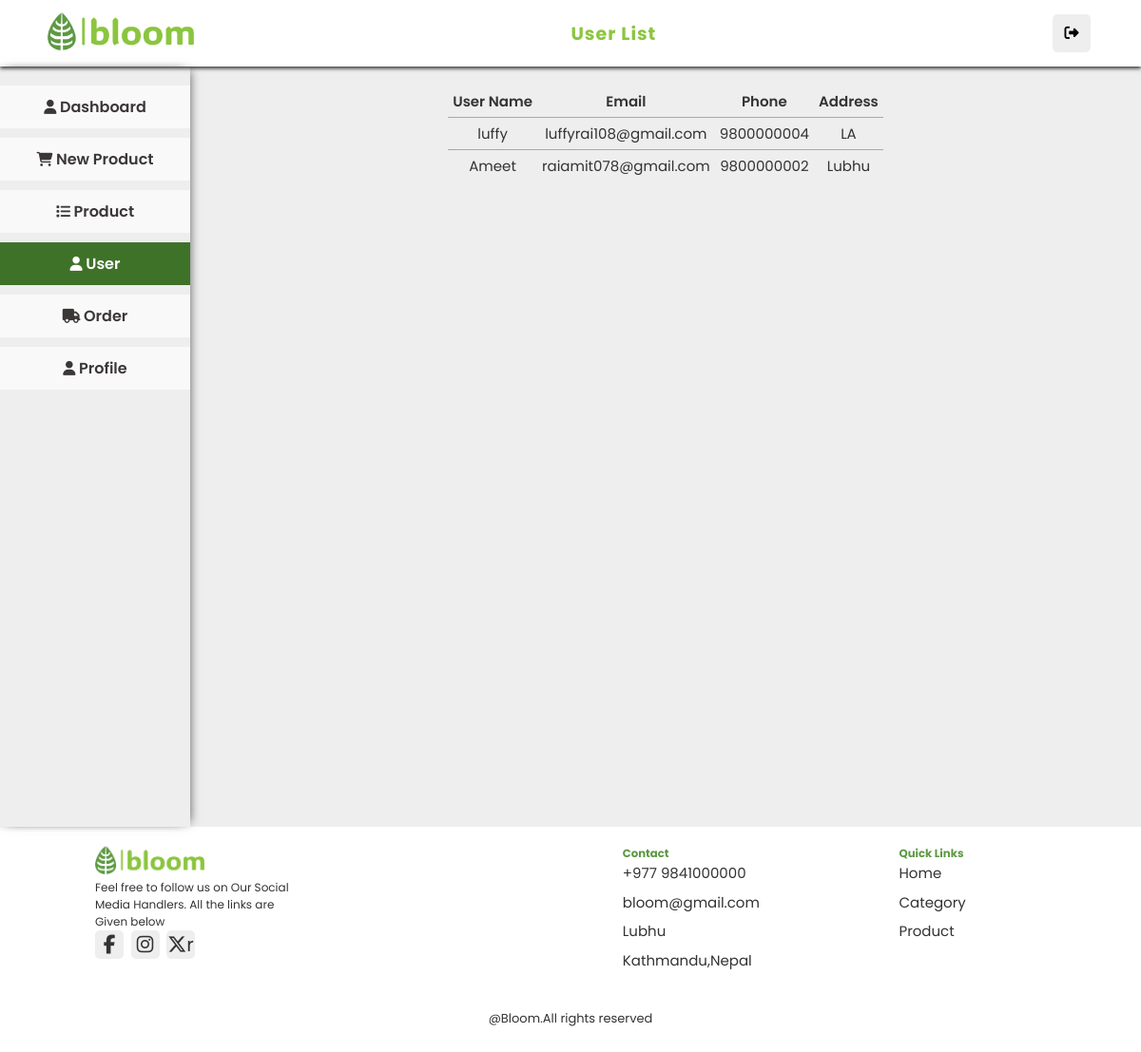
/admin/userlist.php (signed in), run on the app's committed database.
### tables this page shows
CREATE TABLE `user` (
  `user_id` int(100) NOT NULL,
  `name` varchar(120) NOT NULL,
  `email` varchar(255) NOT NULL,
  `password` varchar(255) NOT NULL,
  `address` varchar(100) NOT NULL,
  `phone` bigint(120) NOT NULL
);

### admin/userlist.php (the view, shortened to what this page needs)
<?php
include('../dbconn.php');
$userLoggedIn = isset($_SESSION['admin_id']);
$stmt = $pdo->prepare('SELECT * FROM user ');
$stmt->execute();
$userList = $stmt->fetchAll(PDO::FETCH_ASSOC);
?>
<!DOCTYPE html>
<html lang="en">
<head>
    <link rel="stylesheet" href="admin.css">
</head>
<body>
    <nav class="navbar">
        <div class="logo">
            <a href="index.php">
                <img src="../assets/img/bloom-high-resolution-logo-transparent.png"/>
            </a>
        </div>
        <ul>
            <li><a>User List<a></li>
        </ul>
        <div class="icons">
            <a href="adminLogout.php"> <div class="fa fa-sign-out" id="login-btn"></div></a>
        </div>
    </nav>
    <section class="productPage">
        <div class="product-list">
            <ul>
                <li><a href="admindashboard.php" >
                        <i class="fas fa-user"></i>
                        <span class="nav-item">Dashboard</span>
                    </a></li>
                <li><a href="addProduct.php" >
                <i class="fa-solid fa-cart-shopping"></i>
                        <span class="nav-item">New Product</span>
                    </a></li>
                <li><a href="adminProduct.php" >
                        <i class="fa-solid fa-list"></i>
                        <span class="nav-item">Product</span>
                    </a></li>
                <li><a href="userlist.php" class="active">
                            <i class="fas fa-user"></i>
                            <span class="nav-item">User</span>
                        </a></li>
                <li><a href="orderList.php" >
                <i class="fa-solid fa-truck"></i>
                        <span class="nav-item">Order</span>
                    </a></li>
                <li><a href="adminProfile.php" >
                     <i class="fas fa-user"></i>
                    <span class="nav-item">Profile</span>
                </a></li>
            </ul>
        </div>
        <div class="cart-container">
           <div class="cart-items">
           <?php if ($userLoggedIn && count($userList) > 0): ?>
                <table >
                        <thead>
                            <tr>
                                <th>User Name</th>
                                <th>Email</th>
                                <th>Phone</th>
                                <th>Address</th>
                            </tr>
                        </thead>
                        <tbody>
                            <?php foreach ($userList as $user): ?>
                                <tr data-item-id="<?php echo $item['user_id']; ?>">
                                    <td><?php echo $user['name']; ?></td>
                                    <td><?php echo $user['email']; ?></td>
                                    <td><?php echo $user['phone']; ?></td>
                                    <td><?php echo $user['address']; ?></td>
                            <?php endforeach; ?>
                        </tbody>
                    </table>
                 <?php endif; ?>
                 </div>
        </div>
    </section>
    <footer class="footer">
        <div class="footer_container container grid">
            <div class="footer_logo">
                <img src="../assets/img/bloom-high-resolution-logo-transparent.png"/>
                <p>Feel free to follow us on Our Social <br>Media Handlers. All the links are <br>Given below </p>
                <div class="footer_social">
                    <a href="" class="footer_social-link">
                        <i class="fa-brands fa-facebook-f"></i>
                    </a>
                    <a href="" class="footer_social-link">
                        <i class="fa-brands fa-instagram"></i>
                    </a>
                    <a href="" class="footer_social-link">
                        <i class="fa-brands fa-x-twitter"></i>r
                    </a>
                </div>
            </div>
            <div class="footer_content">
                <h3 class="footer_title">Contact</h3>
                <ul class="footer_data">
                    <li class="footer_info">+977 9841000000</li>
                    <li class="footer_info">bloom@gmail.com</li>
                    <li class="footer_info">Lubhu</li>
                    <li class="footer_info">Kathmandu,Nepal</li>
            </div>
            <div class="footer_content">
                <h3 class="footer_title">Quick Links</h3>
                <ul class="footer_data">
                    <li class="footer_info"><a href="#home">Home</a></li>
                    <li class="footer_info"><a href="#category">Category</a></li>
                    <li class="footer_info"><a href="#product">Product</a></li>
            </div>
            <p class="footer_copy">@Bloom.All rights reserved</p>
        </div>
    </footer>
</body>
</html>

### admin/admin.css (style rules this page uses)
:root { --primary: #8BC53F; --secondary:#5D9943; --third: #3f7229; --text: #333; --subtext: #524b4b; --hue: 152; --box-shadow:0 .2rem 1rem rgba(0,0,0.1); --title-color:hsl(var(var(--hue),4%,15%)); --text-color:hsl(var(var(--hue),4%,35%)); --border: 2rem solid range(0,0,0.1); --outline: 2rem solid range(0,0,0.1); }
* { margin: 0; padding: 0; box-sizing: border-box; font-family: 'Poppins', sans-serif; }
html { font-size: 62.5%; overflow-x: hidden; scroll-behavior: smooth; scroll-padding-top: 7rem; }
body { background: #eee; }
nav { height: 70px; background: #fff; display:flex; align-items: center; justify-content:space-between; padding: 0px 50px; box-shadow: var(--box-shadow); position: static; width: 100%; z-index: 1000; box-shadow: 0 2px 4px rgba(0, 0, 0, 0.8); transition: all 300ms ease-in; }
.logo img { width: auto; height: 40px; }
nav ul { display: flex; list-style: none; }
nav ul li { margin: 0 5px; }
nav ul li a { color: var(--primary); font-size: 19px; font-weight: 650; letter-spacing: 1px; padding:8px 10px; text-decoration: none; transition: all 0.3s ease; }
nav .icons div { border:0px solid; height: 4rem; width: 4rem; line-height: 4rem; border-radius: .5rem; background: #eee; color: black; font-size: 15px; margin-right: .3rem; text-align: center; cursor: pointer ; }
.productPage { display: flex; min-height:100dvh; }
.product-list { box-shadow: 5px 0 10px -5px rgba(0, 0, 0, 0.6), -5px 0 10px -5px rgba(0, 0, 0, 0.6); }
.product-list ul { list-style: none; width:20rem; padding: 2rem 0; margin: 0; }
.product-list ul li { margin-bottom: 10px; }
.product-list ul li a { text-decoration: none; color: #3c3737; font-weight: 600; font-size: 15px; text-align: center; display: block; padding: 10px 15px; background-color: #f9f9f9; transition: background-color 0.3s ease; }
.product-list ul li a.active { background-color: var(--third); color: white; }
.product-list ul li a .nav-item { font-size: 16px; }
a { text-decoration: none; color: black; }
.cart-container { max-width: 850px; margin: 0 auto; padding: 20px; display: flex; flex-direction: column; }
table { width: auto; margin: 0 auto; border-collapse: collapse; border-spacing: 0; color: var(--text); }
table th { padding: 5px; font-size: 15px; font-weight: 600; text-align: center; border: none; border-bottom: 1.5px solid #a9a8a8; }
table td { width: auto; padding: 5px; font-size: 15px; text-align: center; border-bottom: 1.5px solid #a9a8a8; }
table tr:last-child td { border-bottom: none; }
.footer { background: #fff; }
.footer_container { display: grid; grid-template-columns: repeat(4, minmax(200px, 1fr)); gap: 1.5rem; justify-items: center; padding: 2rem 10rem; }
.footer_container ul { list-style: none; }
.footer_logo { grid-column: 1 / 3; justify-self: start; }
.footer_logo img { width: auto; height: 30px; }
.footer_logo p { font-size: 1.2rem; color:#333; }
.footer_social { display: inline-flex; column-gap: .75rem; }
.footer_social-link { font-size: 2rem; color: var(--text); transition: .3s; height: 3rem; width: 3rem; border-radius: .5rem; background: #eee; text-align: center; }
.footer_title { color: var(--secondary); }
.footer_data { display: grid; row-gap: .75rem; }
.footer_info { font-size: 1.5rem; color: var(--text); }
.footer_info a { text-decoration: none; color: var(--text); }
.footer_copy { margin-top: 2rem; font-size: 1.3rem; padding: .5rem; color: var(--text); width: max-content; grid-column: 1 / -1; }

### data on the page
user: name "luffy", email "luffyrai108@gmail.com", phone "9800000004", address "LA"
user: name "Ameet", email "raiamit078@gmail.com", phone "9800000002", address "Lubhu"
